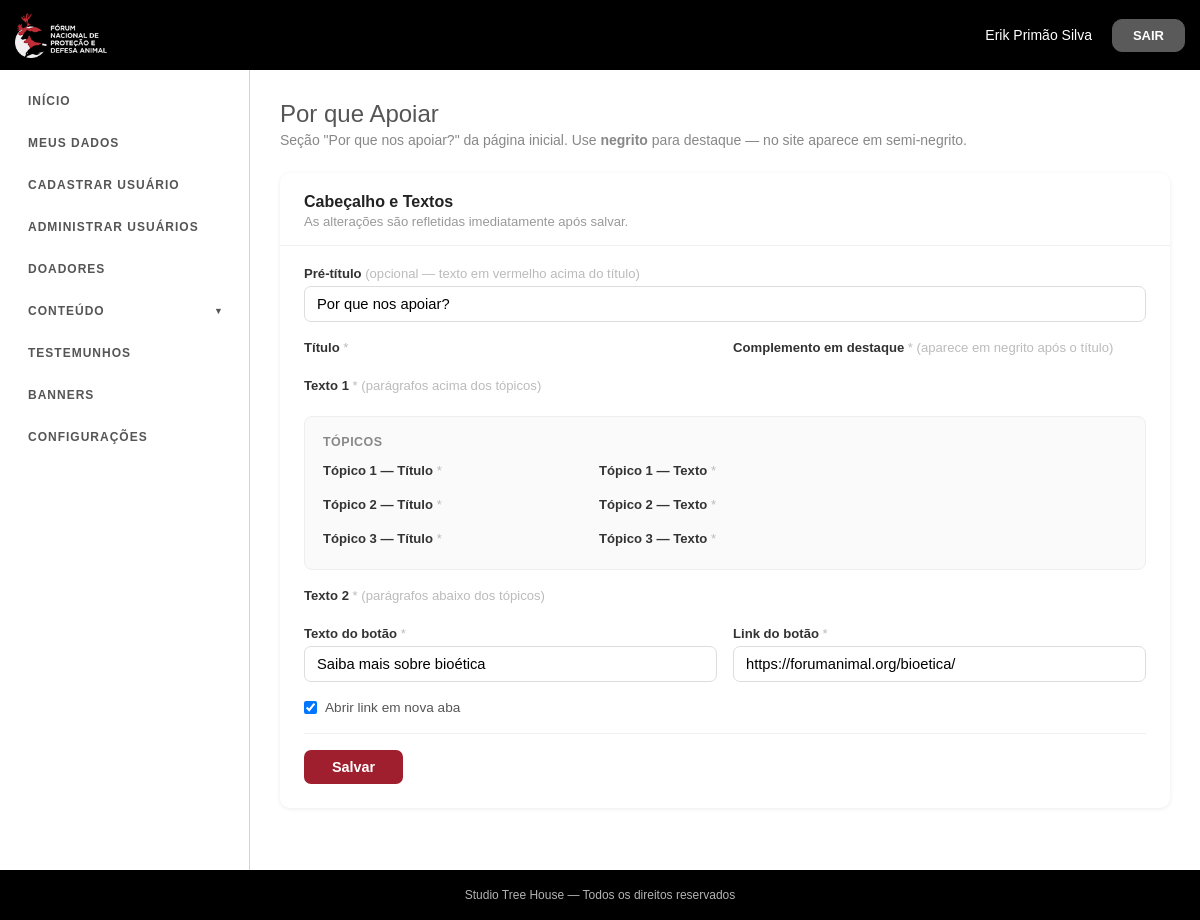
The app's page /admin/pages/conteudo-apoiar/index.php (signed in) with its own data.
### tables this page shows
CREATE TABLE `conteudo_apoiar` (
  `id` tinyint(3) UNSIGNED NOT NULL DEFAULT 1,
  `pretitulo` varchar(120) DEFAULT NULL,
  `titulo` text NOT NULL,
  `titulo_destaque` text NOT NULL,
  `texto1` longtext NOT NULL,
  `t1_titulo` text NOT NULL,
  `t1_texto` text NOT NULL,
  `t2_titulo` text NOT NULL,
  `t2_texto` text NOT NULL,
  `t3_titulo` text NOT NULL,
  `t3_texto` text NOT NULL,
  `texto2` longtext NOT NULL,
  `botao_texto` varchar(120) NOT NULL,
  `botao_link` varchar(255) NOT NULL,
  `botao_target` varchar(10) NOT NULL DEFAULT '_self'
);

### config/database.php (called while the page is built, shortened)
<?php
function getDbConnection() {
    try {
        $pdo = new PDO(
            'mysql:host=' . DB_HOST . ';dbname=' . DB_NAME . ';charset=utf8mb4',
            DB_USER,
            DB_PASS
        );
        $pdo->setAttribute(PDO::ATTR_ERRMODE, PDO::ERRMODE_EXCEPTION);
        $pdo->setAttribute(PDO::ATTR_DEFAULT_FETCH_MODE, PDO::FETCH_ASSOC);
        return $pdo;
    } catch (PDOException $e) {
        http_response_code(500);
        header('Content-Type: application/json');
        echo json_encode(['success' => false, 'message' => 'Erro de conexão com o banco de dados.']);
        exit;
    }
}

### admin/pages/conteudo-apoiar/index.php (the view, shortened to what this page needs)
<?php
require_once ROOT . '/config/database.php';
$cp = [
    'pretitulo'       => 'Por que nos apoiar?',
    'titulo'          => 'Três frentes',
    'titulo_destaque' => 'um só propósito',
    'texto1'          => '<p>Animais ainda sofrem todos os dias em nome da ciência, mesmo quando isso já poderia ser evitado.</p><p>Ao apoiar essa causa, você ajuda a mudar essa realidade de dentro para fora: formando profissionais, influenciando decisões e reduzindo o uso de animais de forma efetiva.</p><p>Cada contribuição gera impacto real. Menos sofrimento. Mais ciência. Mais consciência.</p>',
    't1_titulo'       => '+500 mil',
    't1_texto'        => 'Animais impactados diretamente por ano.',
    't2_titulo'       => 'Atuação',
    't2_texto'        => 'em comissões de éticas e políticas públicas.',
    't3_titulo'       => 'Formação',
    't3_texto'        => 'que transforma e multiplica o impacto',
    'texto2'          => '<p>O Fórum Animal trabalha para transformar a ciência, reduzindo e substituindo o uso de animais em pesquisas e ensino.</p><p>Em vez de atuar apenas nas consequências, atuamos na origem do problema: nas decisões que autorizam o uso de animais.</p><p>Por meio da atuação em comissões de ética (CEUAs), da formação de representantes da sociedade e da promoção de métodos alternativos, conseguimos gerar mudanças reais dentro de universidades, laboratórios e políticas públicas.</p><p>Esse trabalho já contribuiu para avanços importantes, como a proibição de testes em cosméticos e a adoção de métodos mais éticos e eficazes na ciência.</p><p>Ao apoiar essa causa, você não está apenas ajudando animais individualmente, você está ajudando a transformar todo o sistema que impacta milhões deles.</p>',
    'botao_texto'     => 'Saiba mais sobre bioética',
    'botao_link'      => '#bioetica',
];
try { $r = getDbConnection()->query("SELECT * FROM conteudo_apoiar WHERE id = 1")->fetch(); if ($r) $cp = $r; } catch (Exception $e) {}
?>
<!DOCTYPE html>
<html lang="pt-BR">
<head>
<?php include ROOT . '/admin/includes/assets.php'; ?>
<link rel="stylesheet" href="https://cdn.quilljs.com/1.3.7/quill.snow.css">
</head>
<body>
<?php include ROOT . '/admin/includes/header/header.php'; ?>
<div class="adminLayout">
    <?php include ROOT . '/admin/includes/sidebar/sidebar.php'; ?>
    <main class="adminLayout__content">
        <section class="adminInicio">
            <div class="row adminInicio__header">
                <div class="col-md-12">
                    <h2>Por que Apoiar</h2>
                    <p>Seção "Por que nos apoiar?" da página inicial. Use <strong>negrito</strong> para destaque — no site aparece em semi-negrito.</p>
                </div>
            </div>
            <div class="contCard">
                <div class="contCard__head">
                    <h3>Cabeçalho e Textos</h3>
                    <p>As alterações são refletidas imediatamente após salvar.</p>
                </div>
                <div class="contCard__body">
                    <form id="formApoiar">
                        <div class="contField">
                            <label for="iPretitulo">Pré-título <em>(opcional — texto em vermelho acima do título)</em></label>
                            <input id="iPretitulo" name="pretitulo" type="text"
                                   value="<?= htmlspecialchars($cp['pretitulo'] ?? '') ?>"
                                   placeholder="Ex: Por que nos apoiar?">
                        </div>
                        <div class="contRow">
                            <div class="contField">
                                <label>Título <em>*</em></label>
                            </div>
                            <div class="contField">
                                <label>Complemento em destaque <em>* (aparece em negrito após o título)</em></label>
                            </div>
                        </div>
                        <div class="contField">
                            <label>Texto 1 <em>* (parágrafos acima dos tópicos)</em></label>
                        </div>
                        <div class="contTopics">
                            <p class="contTopics__title">Tópicos</p>
                            <?php
                            $tops = [
                                1 => [$cp['t1_titulo'], $cp['t1_texto']],
                                2 => [$cp['t2_titulo'], $cp['t2_texto']],
                                3 => [$cp['t3_titulo'], $cp['t3_texto']],
                            ];
                            foreach ($tops as $n => [$tt, $tx]):
                            ?>
                            <div class="contTopicRow">
                                <div class="contField">
                                    <label>Tópico <?= $n ?> — Título <em>*</em></label>
                                </div>
                                <div class="contField">
                                    <label>Tópico <?= $n ?> — Texto <em>*</em></label>
                                </div>
                            </div>
                            <?php endforeach; ?>
                        </div>
                        <div class="contField">
                            <label>Texto 2 <em>* (parágrafos abaixo dos tópicos)</em></label>
                        </div>
                        <div class="contRow">
                            <div class="contField">
                                <label for="iBotaoTexto">Texto do botão <em>*</em></label>
                                <input id="iBotaoTexto" name="botao_texto" type="text"
                                       value="<?= htmlspecialchars($cp['botao_texto']) ?>"
                                       placeholder="Ex: Saiba mais sobre bioética">
                            </div>
                            <div class="contField">
                                <label for="iBotaoLink">Link do botão <em>*</em></label>
                                <input id="iBotaoLink" name="botao_link" type="text"
                                       value="<?= htmlspecialchars($cp['botao_link']) ?>"
                                       placeholder="Ex: #bioetica ou /pagina">
                            </div>
                        </div>
                        <div style="display:flex;align-items:center;gap:8px;margin-bottom:18px;">
                            <input type="checkbox" id="iBotaoNova" name="botao_nova_aba" value="1"
                                   <?= (($cp['botao_target'] ?? '') === '_blank') ? 'checked' : '' ?>>
                            <label for="iBotaoNova" style="margin:0;font-size:.85rem;font-weight:500;color:#555;cursor:pointer;">Abrir link em nova aba</label>
                        </div>
                        <div class="contActions">
                            <button class="contSave" type="submit" id="btnSalvar">Salvar</button>
                        </div>
                    </form>
                </div>
            </div>
        </section>
    </main>
</div>
<?php include ROOT . '/admin/includes/footer/footer.php'; ?>
</body>
</html>

### admin/styles/brand-override.css (style rules this page uses)
.contCard { background: #fff; border-radius: 10px; box-shadow: 0 1px 4px rgba(0,0,0,.08); margin-bottom: 32px; }
.contCard__head { padding: 20px 24px 16px; border-bottom: 1px solid #f0f0f0; }
.contCard__head h3 { font-size: 1rem; font-weight: 700; margin: 0 0 3px; color: #222; }
.contCard__head p { font-size: .82rem; color: #999; margin: 0; }
.contCard__body { padding: 20px 24px 24px; }
.contField { display: flex; flex-direction: column; gap: 5px; margin-bottom: 18px; }
.contField label { font-size: .82rem; font-weight: 600; color: #333; }
.contField label em { font-style: normal; font-weight: 400; color: #bbb; }
.contField input, .contField textarea { padding: 9px 12px; border: 1px solid #ddd; border-radius: 7px; font-size: .92rem; font-family: inherit; box-sizing: border-box; width: 100%; transition: border-color .2s; }
.contRow { display: grid; grid-template-columns: 1fr 1fr; gap: 16px; }
.contActions { display: flex; align-items: center; gap: 12px; padding-top: 16px; border-top: 1px solid #f0f0f0; margin-top: 8px; }
.contSave { padding: 9px 28px; background: #a01f2e; color: #fff; border: none; border-radius: 7px; font-size: .9rem; font-weight: 600; cursor: pointer; font-family: inherit; }
.contTopics { background: #fafafa; border: 1px solid #eee; border-radius: 8px; padding: 18px; margin-bottom: 18px; }
.contTopics__title { font-size: .78rem; font-weight: 700; color: #888; text-transform: uppercase; letter-spacing: .5px; margin-bottom: 14px; }
.contTopicRow { display: grid; grid-template-columns: 1fr 2fr; gap: 12px; margin-bottom: 14px; align-items: start; }
.contTopicRow:last-child { margin-bottom: 0; }
.contTopicRow .contField { margin-bottom: 0; }

### records on screen
conteudo_apoiar: pretitulo "Por que nos apoiar?", botao_texto "Saiba mais sobre bioética", botao_link "https://forumanimal.org/bioetica/", botao_target "☑"

### other values on screen
$_SESSION['usuario']['nome_completo'] "Erik Primão Silva"
$n "1"
$n "2"
$n "3"
